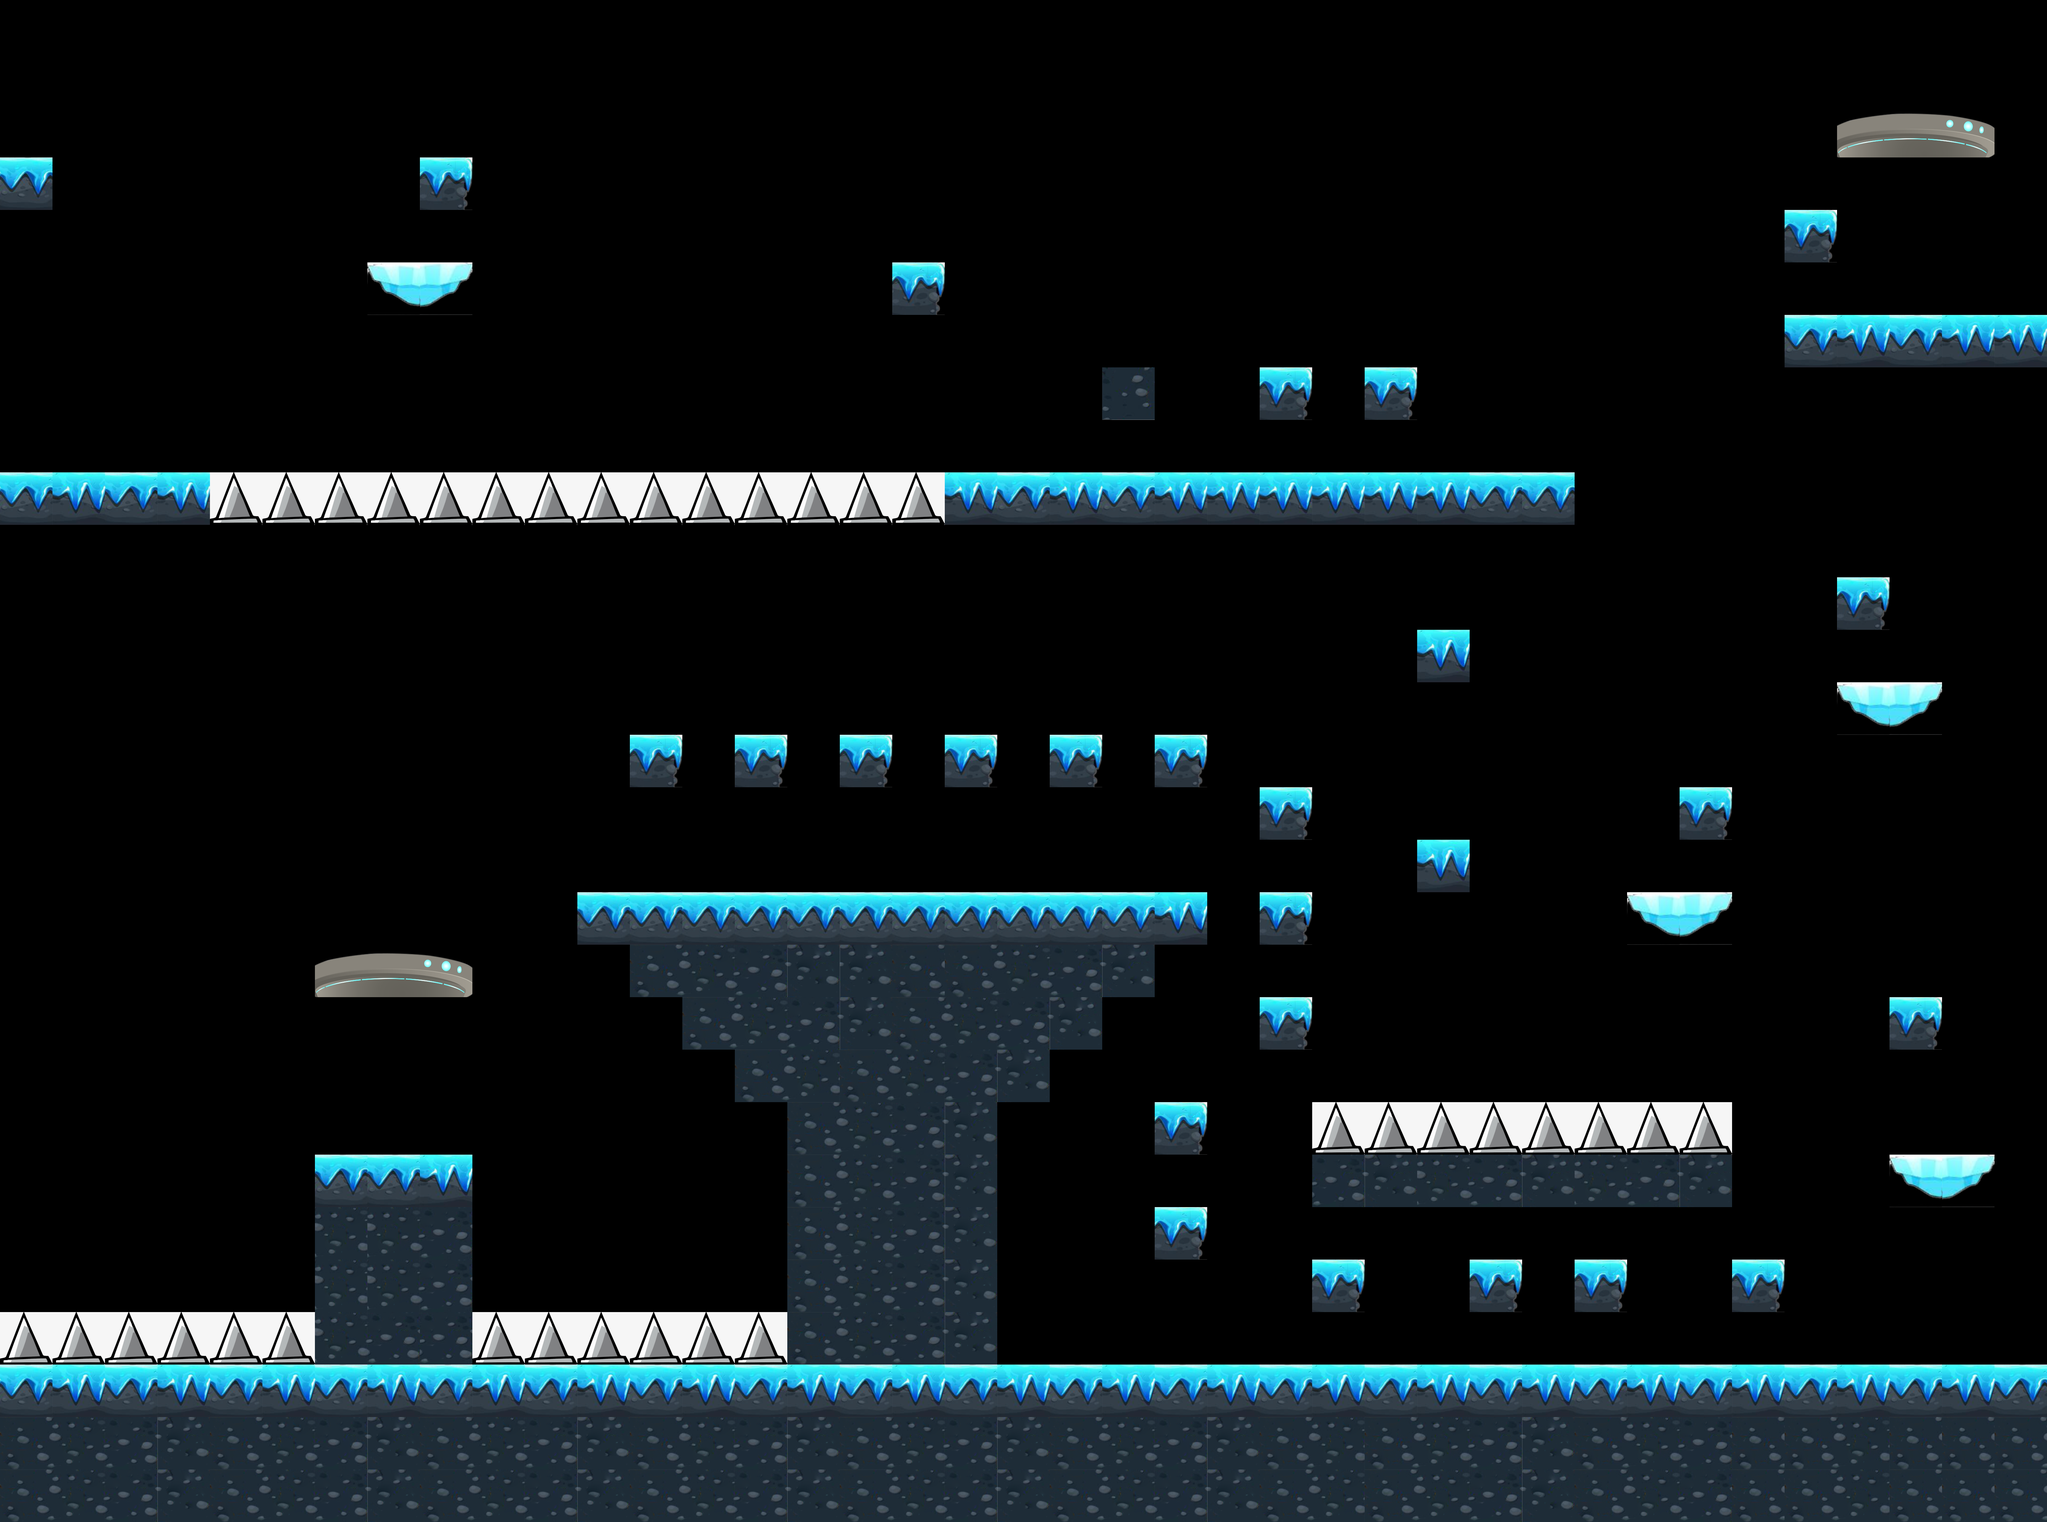

The image is a tile-based game level rendered from a .tmx file. Its description and source (layers, tilesets, objects; grid data summarised) follow:
An orthogonal 39x29 tile map with 180x180 px tiles, 9 tile layers (boundary, movingTiles, rewards, Platform_anim, ...), 4 tilesets.

<map version="1.10" tiledversion="1.10.2" orientation="orthogonal" renderorder="right-down" width="39" height="29" tilewidth="180" tileheight="180" infinite="0" nextlayerid="11" nextobjectid="1">
 <editorsettings>
  <export target="Level_2.csv" format="csv" />
 </editorsettings>
 <tileset firstgid="1" source="../../Tiles/Tiles.tsx" />
 <tileset firstgid="37" source="../../Tiles/Spikes.tsx" />
 <tileset firstgid="38" source="../../Tiles/Home1.tsx" />
 <tileset firstgid="40" source="../../Tiles/Platform.tsx" />
 <layer id="1" name="boundary" width="39" height="29">
  <data>[1131 cells, 260 non-empty, 9 distinct tile ids]</data>
 </layer>
 <layer id="9" name="movingTiles" width="39" height="29">
  <data>[1131 cells, 0 non-empty, 0 distinct tile ids]</data>
 </layer>
 <layer id="10" name="rewards" width="39" height="29">
  <data>[1131 cells, 23 non-empty, 1 distinct tile ids]</data>
 </layer>
 <layer id="8" name="Platform_anim" width="39" height="29">
  <data>[1131 cells, 6 non-empty, 3 distinct tile ids]</data>
 </layer>
 <layer id="4" name="wheel" width="39" height="29">
  <data>[1131 cells, 2 non-empty, 1 distinct tile ids]</data>
 </layer>
 <layer id="2" name="platform" width="39" height="29">
  <data>[1131 cells, 7 non-empty, 3 distinct tile ids]</data>
 </layer>
 <layer id="3" name="Obstacles" width="39" height="29">
  <data>[1131 cells, 34 non-empty, 1 distinct tile ids]</data>
 </layer>
 <layer id="6" name="Movable Block" width="39" height="29">
  <data>[1131 cells, 1 non-empty, 1 distinct tile ids]</data>
 </layer>
 <layer id="7" name="home" width="39" height="29">
  <data>[1131 cells, 1 non-empty, 1 distinct tile ids]</data>
 </layer>
</map>
